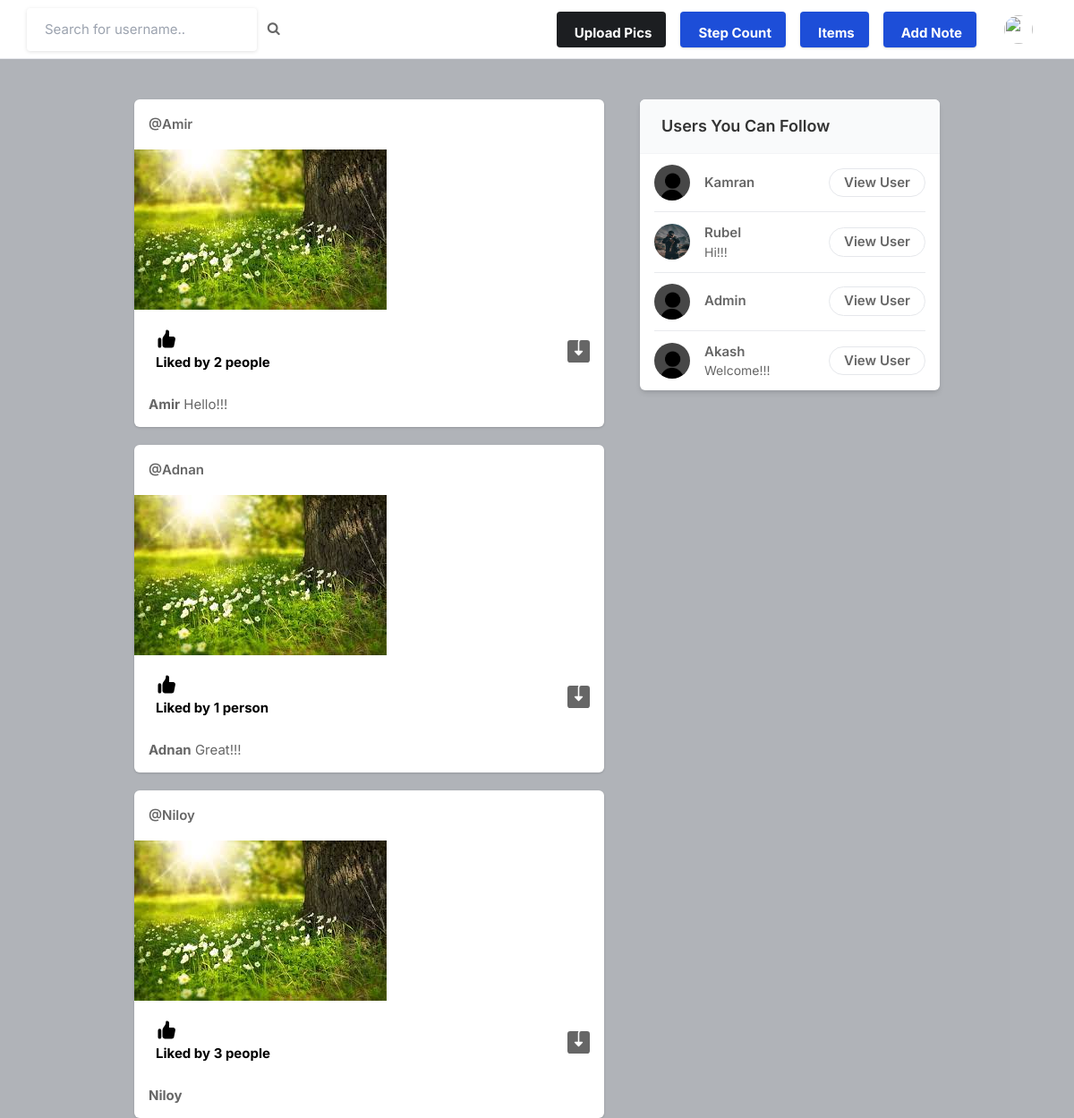
Screenshot of / (signed in) with the database file from the repository.
### core/models.py (models this page shows, shortened)
class Post(models.Model):
    id = models.UUIDField(primary_key=True, default=uuid.uuid4)
    user = models.CharField(max_length=100)
    image = models.ImageField(upload_to='post_images', blank=True, null=True)
    caption = models.TextField()
    created_at = models.DateTimeField(default=datetime.now)
    no_of_likes = models.IntegerField(default=0)

class Profile(models.Model):
    user = models.ForeignKey(User, on_delete=models.CASCADE)
    id_user = models.IntegerField()
    bio = models.TextField(blank=True)
    profileimg = models.ImageField(upload_to='profile_image', default='blank-profile-picture.png')
    location = models.CharField(max_length=100, blank=True)

### core/views.py (the view)
# urls.py: path('', views.index, name='index'),
@login_required(login_url='signin')
def index(request):
    try:
        user_object = User.objects.get(username=request.user.username)
        user_profile = Profile.objects.get(user=user_object)
    except Profile.DoesNotExist:
        user_profile = Profile.objects.create(user=user_object, id_user=user_object.id)
    user_following_list = []
    feed = []
    user_following = FollowersCount.objects.filter(follower=request.user.username)
    for users in user_following:
        user_following_list.append(users.user)
    for usernames in user_following_list:
        feed_lists = Post.objects.filter(user=usernames)
        feed.append(feed_lists)
    feed_list = list(chain(*feed))
    posts = Post.objects.all()
    all_users = User.objects.all()
    user_following_all = []
    for user in user_following:
        user_list = User.objects.get(username=user.user)
        user_following_all.append(user_list)
    new_suggestions_list = [x for x in list(all_users) if (x not in list(user_following_all))]
    current_user = User.objects.filter(username=request.user.username)
    final_suggestions_list = [x for x in list(new_suggestions_list) if ( x not in list(current_user))]
    random.shuffle(final_suggestions_list)
    username_profile = []
    username_profile_list = []
    for users in final_suggestions_list:
        username_profile.append(users.id)
    for ids in username_profile:
        profile_lists = Profile.objects.filter(id_user=ids)
        username_profile_list.append(profile_lists)
    suggestions_username_profile_list = list(chain(*username_profile_list))
    return render(request, 'index.html', {'user_profile': user_profile, 'posts':feed_list, 'suggestions_username_profile_list': suggestions_username_profile_list[:4]})

### templates/index.html (shortened to what this page needs)
{% load static %}
<!DOCTYPE html>
<html lang="en">
<head>
    <link rel="stylesheet" href="{% static 'assets/css/icons.css' %}">
    <link rel="stylesheet" href="{% static 'assets/css/uikit.css' %}">
    <link rel="stylesheet" href="{% static 'assets/css/style.css' %}">
    <link rel="stylesheet" href="{% static 'assets/css/tailwind.css' %}">
    <link rel="stylesheet" href="https://cdnjs.cloudflare.com/ajax/libs/font-awesome/4.7.0/css/font-awesome.min.css">
</head>
<body>
    <header>
        <div class="header_inner">
            <form action="/search" method="POST">
                <div class="left-side">
                    <input type="text" name="username" placeholder="Search for username..">&nbsp; &nbsp;
                    <button type="submit"><i class="fa fa-search fa-1x"></i></button>
                </div>
            </form>
            <div class="right-side lg:pr-4">
                <a href="#" class="bg-pink-500 flex font-bold  hover:bg-pink-600 hover:text-white inline-block items-center lg:block max-h-10 mr-4 px-4 py-2 rounded shado text-white">
                     Upload Pics
                </a>
                <a href="{% url 'step_count' %}" class="bg-blue-700 flex font-bold hover:bg-blue-800 hover:text-white inline-block items-center lg:block max-h-10 mr-4 px-4 py-2 rounded shadow text-white">
                     Step Count
                </a>
                <a href="{% url 'items_page' %}" class="bg-blue-700 flex font-bold hover:bg-blue-800 hover:text-white inline-block items-center lg:block max-h-10 mr-4 px-4 py-2 rounded shadow text-white">
                     Items
                </a>
                <a href="{% url 'add_note' %}" class="bg-blue-700 flex font-bold hover:bg-blue-800 hover:text-white inline-block items-center lg:block max-h-10 mr-4 px-4 py-2 rounded shadow text-white">
                     Add Note
                </a>
                <a href="#">
                    <img src="{{ user.profile.profileimg.url }}" class="header-avatar" alt="">
                </a>
            </div>
        </div>
    </header>
            <div class="container m-auto">
                <div class="lg:flex justify-center lg:space-x-10 lg:space-y-0 space-y-5">
                    <div class="space-y-5 flex-shrink-0 lg:w-7/12">
                        {%  for post in posts reversed %}
                        <div class="bg-white shadow rounded-md  -mx-2 lg:mx-0">
                            <div class="flex justify-between items-center px-4 py-3">
                                <div class="flex flex-1 items-center space-x-4">
                                    <span class="block capitalize font-semibold "> <a href="/profile/{{post.user}}">@{{post.user}}</a> </span>
                                </div>
                              <div>
                                <a href="#"> <i class="icon-feather-more-horizontal text-2xl hover:bg-gray-200 rounded-full p-2 transition -mr-1 "></i> </a>
                              </div>
                            </div>
                            <div uk-lightbox>
                                <a href="{{post.image.url}}">
                                    <img src="{{post.image.url}}" alt="">
                                </a>
                            </div>
                            <div class="py-3 px-4 space-y-3">
                                <div class="flex space-x-4 lg:font-bold">
                                    <a href="/like-post?post_id={{post.id}}" class="flex items-center space-x-2">
                                        <div class="p-2 rounded-full text-black">
                                            {% if post.no_of_likes == 0 %}
                                            <p>No likes</p>
                                            {% elif post.no_of_likes == 1 %}
                                            <p>Liked by {{post.no_of_likes}} person</p>
                                            {% else %}
                                            <p>Liked by {{post.no_of_likes}} people</p>
                                            {% endif %}
                                        </div>
                                    </a>
                                    <a href="{{post.image.url}}" class="flex items-center space-x-2 flex-1 justify-end" download>
                                    </a>
                                </div>
                                <p>
                                    <a href="/profile/{{post.user}}"><strong>{{post.user}}</strong></a> {{post.caption}}
                                </p>
                            </div>
                        </div>
                        {%  endfor  %}
                    </div>
                    <div class="lg:w-5/12">
                        <div class="bg-white  shadow-md rounded-md overflow-hidden">
                            <div class="bg-gray-50  border-b border-gray-100 flex items-baseline justify-between py-4 px-6 ">
                                <h2 class="font-semibold text-lg">Users You Can Follow</h2>
                            </div>
                            <div class="divide-gray-300 divide-gray-50 divide-opacity-50 divide-y px-4 ">
                                {% for suggestion in suggestions_username_profile_list %}
                                <div class="flex items-center justify-between py-3">
                                    <div class="flex flex-1 items-center space-x-4">
                                        <a href="/profile/{{suggestion.user}}">
                                            <img src="{{suggestion.profileimg.url}}" class="bg-gray-200 rounded-full w-10 h-10">
                                        </a>
                                        <div class="flex flex-col">
                                            <span class="block capitalize font-semibold"> {{suggestion.user}} </span>
                                            <span class="block capitalize text-sm"> {{suggestion.bio}} </span>
                                        </div>
                                    </div>
                                    <a href="/profile/{{suggestion.user}}" class="border border-gray-200 font-semibold px-4 py-1 rounded-full hover:bg-pink-600 hover:text-white hover:border-pink-600 "> View User </a>
                                </div>
                                {% endfor %}
                            </div>
                        </div>
                    </div>
                </div>
            </div>
</body>
</html>

### static/assets/css/style.css (style rules this page uses)
body { background-color: #B0B3B8!important; }
button { vertical-align: middle; }
input { height: 48px; line-height: 48px; padding: 0 20px; outline: none; font-size: 15px; color: #808080; max-width: 100%; width: 100%; -webkit-box-sizing: border-box; box-sizing: border-box; display: block; font-weight: 400; opacity: 1; border-radius: 4px; border: none; -webkit-box-shadow: 0 1px 4px 0px rgba(0, 0, 0, 0.12); box-shadow: 0 1px 4px 0px rgba(0, 0, 0, 0.12); }
input[type="text"], input[type="password"], input[type="email"], input[type="number"] { height: 48px; line-height: 48px; padding: 0 20px; outline: none; font-size: 15px; color: #808080; max-width: 100%; width: 100%; -webkit-box-sizing: border-box; box-sizing: border-box; display: block; font-weight: 400; opacity: 1; border-radius: 4px; border: none; -webkit-box-shadow: 0 1px 4px 0px rgba(0, 0, 0, 0.12); box-shadow: 0 1px 4px 0px rgba(0, 0, 0, 0.12); }
input { -webkit-transition: all 0.1s ease-in-out; transition: all 0.1s ease-in-out; }
::placeholder { color: #808080; opacity: 1; }
button { border: none; margin: 0; padding: 0; width: auto; overflow: visible; background: transparent; color: inherit; font: inherit; line-height: normal; cursor: pointer; }
a { color: #be185d; -webkit-transition: 0.3s; transition: 0.3s; outline: none !important; }
button { outline: none !important; }
img { max-width: 100%; }
body { color: #666; font-size: 15px; line-height: 27px; background-color: #f0f2f5; font-family: "Inter", sans-serif; text-transform: none; }
body p { font-size: 15px; line-height: 27px; }
h1, h2, h3, h4, h5, h6 { font-family: "Inter", sans-serif; text-transform: none; }
input[type="text"], input[type="password"], input[type="email"] { font-family: "Inter", sans-serif; text-transform: none; }
button, body .pac-container { font-family: "Inter", sans-serif; text-transform: none; }
h1, h2, h3, h4, h5, h6 { color: #333; font-weight: 500; margin: 0; padding: 0; }
h2 { font-size: 26px; }
b, strong { font-weight: 700 !important; }
@media (min-width: 1024px) { .container { max-width: 900px !important; padding-top: 45px; } }
header { background-color: #fff; left: 0; right: 0; top: 0; z-index: 99; height: 66px; display: -webkit-box; display: -ms-flexbox; display: flex; -webkit-box-align: center; -ms-flex-align: center; align-items: center; border-bottom: 1px solid #e5e7eb; }
header .header_inner { display: -webkit-box; display: -ms-flexbox; display: flex; -webkit-box-align: center; -ms-flex-align: center; align-items: center; max-width: 1090px; margin: auto; width: 100%; max-width: 100% !important; padding: 0 30px; }
header .header_inner .left-side { display: -webkit-box; display: -ms-flexbox; display: flex; -webkit-box-align: center; -ms-flex-align: center; align-items: center; }
header .header_inner .right-side { display: -webkit-box; display: -ms-flexbox; display: flex; -webkit-box-align: center; -ms-flex-align: center; align-items: center; -webkit-box-pack: end; -ms-flex-pack: end; justify-content: flex-end; margin-left: auto; }
header .header_inner .right-side .header-avatar { width: 32px; height: 32px; border-radius: 100%; margin-left: 15px; }

### rows the page displays
Post: user "Amir", image (picture), no_of_likes "2", caption "Hello!!!"
Post: user "Adnan", image (picture), no_of_likes "1", caption "Great!!!"
Post: user "Niloy", image (picture), no_of_likes "3"
Profile: profileimg (placeholder picture), user "Kamran"
Profile: profileimg (picture), user "Rubel", bio "Hi!!!"
Profile: profileimg (placeholder picture), user "Admin"
Profile: profileimg (placeholder picture), user "Akash", bio "Welcome!!!"
